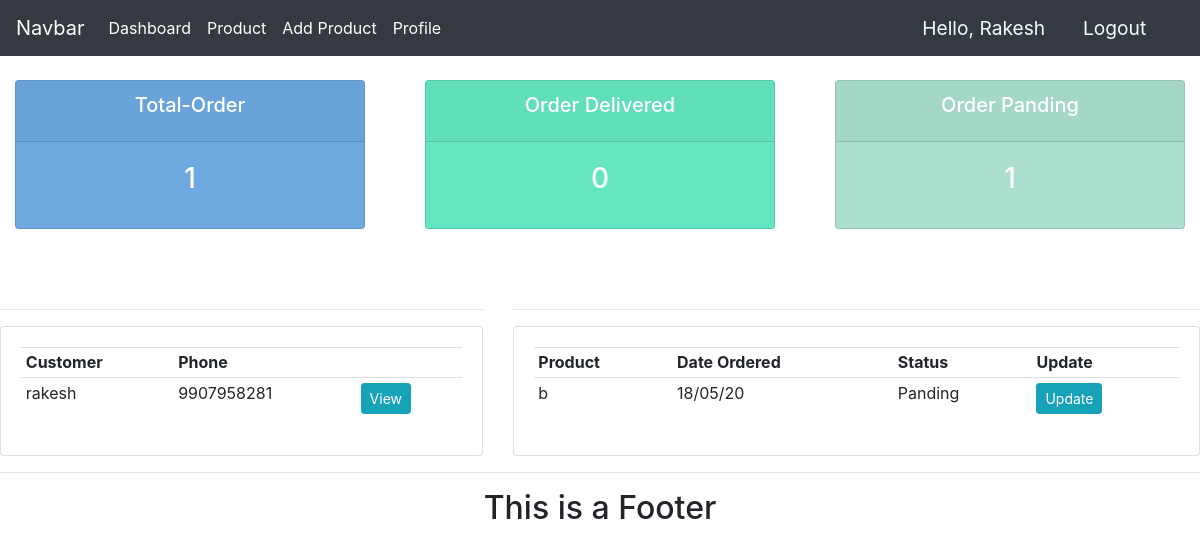
/seller/dashboard/ (signed in), run on the app's committed database.
### accounts/models.py (models this page shows)
class MyProfile(models.Model):
    type = (('customer','customer'),('seller','seller'))
    ge = (('male','Male'),('female','Female'))
    user = models.OneToOneField(to=User, on_delete=models.CASCADE)
    name = models.CharField(max_length=100,validators=[validator.name])
    gender = models.CharField(max_length=100,choices=ge)
    phone = models.CharField(max_length=100,validators=[validator.phone])
    register_type = models.CharField(max_length=100,choices=type)
    profile_pic = models.ImageField(default='facebook.jpg', upload_to='profile_pic/', null=True, blank=True)
    cr_date = models.DateTimeField(auto_now_add=True)
    def __str__(self):
        return self.name

### customer/models.py (models this page shows, shortened)
class OrderItem(models.Model):
    status = (('Panding','Panding'),('Delivered','Delivered'))
    product = models.ForeignKey(Product,on_delete=models.CASCADE)
    order = models.ForeignKey(Orders, on_delete=models.CASCADE)
    status = models.CharField(max_length=50,choices=status,default='Panding')
    quantity = models.IntegerField(default=0)
    cr_date = models.DateTimeField(auto_now_add=True)

### seller/models.py (models this page shows, shortened)
class Product(models.Model):
    Category = (('Indoor','Indoor'),('Out Door','Out Door'))
    seller = models.ForeignKey(to=MyProfile,on_delete=models.CASCADE)
    name = models.CharField(max_length=200)
    price = models.FloatField()
    Category = models.CharField(max_length=100,choices = Category)
    description = models.TextField()
    image = models.ImageField(upload_to='product/')
    cr_date = models.DateTimeField(auto_now_add=True)
    tag = models.ManyToManyField(Tag)
    slug = models.SlugField(null=True,unique=True)
    product_status = models.BooleanField(default=True)
    def __str__(self):
        return self.name

### accounts/decoratoer.py (the view)
        def wrapper_func(req, *args, **kwargs):
            group = None
            if req.user.groups.exists():
                print('group')
                group = req.user.groups.all()[0].name
                print(group)
            if group=='customer':
                return redirect(url)
            if group=='seller' or group == 'admin':
                return view_func(req, *args, **kwargs)

### accounts/decoratoer.py (called while the page is built)
def  allowed_user(allowed_roles=[]):
    def decorator(view_func):
        def wrapper_func(req, *args, **kwargs):
            group =None
            if req.user.groups.exists():
                group=req.user.groups.all()[0].name
                if group in allowed_roles:
                    return view_func(req, *args, **kwargs)
                else:
                    return HttpResponse('You are note authorized to access this page')
        return wrapper_func
    return decorator

def seller_only(url):
    def decorator(view_func):
        def wrapper_func(req, *args, **kwargs):
            group = None
            if req.user.groups.exists():
                print('group')
                group = req.user.groups.all()[0].name
                print(group)
            if group=='customer':
                return redirect(url)
            if group=='seller' or group == 'admin':
                return view_func(req, *args, **kwargs)
        return wrapper_func
    return decorator

### accounts/templatetags/account_extras.py (called while the page is built)
@register.filter(name='has_group')
def has_group(user, group_name):
    group = Group.objects.get(name=group_name)
    try:
        if group in user.groups.all():
            print('True')
            return True
    except:
        return False

### seller/views.py (called while the page is built)
@login_required(login_url='login')
@seller_only(url='user_dashboard')
@allowed_user(['seller','admin'])
def home(req):
    orderitem = OrderItem.objects.filter(product__seller=req.user.myprofile,order__complete=True,status="Panding")
    orderitem = orderitem
    orders_display = orderitem[:5]
    customer = set()
    for cu in orderitem:
        customer.add(cu.order.customer)
    total_order = orderitem.count()
    total_delivered = orderitem.filter(status='Delivered').count()
    total_panding = orderitem.filter(status='Panding').count()
    orders_display = orderitem[:5]
    context = {'orderitem':orders_display,'totalorder':total_order,'delivered':total_delivered,'panding':total_panding,'customer':customer}
    return render(req,'seller/dashboard.html',context)

### seller/templates/seller/dashboard.html (shortened to what this page needs)
{% extends 'accounts/base.html' %} {% block body %} {% include 'seller/status.html'%}
<br>
<div class='row'>
    <div class="col-md-5">
        <h5 class="text-center text-white"> CUSTOMERS: </h5>
        <hr>
        <div class="card card-body">
            <table class="table table-sm">
                <tr>
                    <th>Customer</th>
                    <th>Phone</th>
                    <th></th>
                </tr>
                {% for c in customer %}
                <tr>
                    <td>{{c}}</td>
                    <td>{{c.phone}}</td>
                    <td><a class="btn btn-sm btn-info" href="{% url 'customer_detail' c.id %}">View</a></td>
                </tr>
                {% endfor %}
            </table>
        </div>
    </div>
    <div class="col-md-7">
        <h5 class="text-center text-white"> LAST 5 ORDERS </h5>
        <hr>
        <div class="card card-body">
            <table class="table table-sm">
                <tr>
                    <th>Product</th>
                    <th>Date Ordered</th>
                    <th>Status</th>
                    <th>Update</th>
                </tr>
                {% for o in orderitem %}
                <tr>
                    <td>{{o.product}}</td>
                    <td>{{o.cr_date | date:"d/m/y"}}</td>
                    <td>{{o.status}}</td>
                    <td> <a class="btn btn-sm btn-info" href="{% url 'update_order' o.id  %}">Update</a></td>
                           </div>
                        </div>
                    </div>
                {% endfor %}
{% endblock%}

### accounts/templates/accounts/navbar.html (shortened to what this page needs)
  {% load static %}
  {% load account_extras %}
  <nav class="navbar navbar-expand-lg navbar-dark bg-dark sticky-top">
    <a class="navbar-brand" href="#">Navbar</a>
    <div class="collapse navbar-collapse" id="navbarNav">
      <ul class="navbar-nav mr-auto">
      {% if request.user.is_authenticated %}
        {% if request.user.is_staff or request.user|has_group:"seller" %}
            <li class="nav-item active">
              <a class="nav-link" href="{% url 'seller_dashboard' %}"> Dashboard </a>
            </li>
            <li class="nav-item active">
              <a class="nav-link" href="{% url 'product' %}">Product</a>
            </li>
            <li class="nav-item active">
              <a class="nav-link" href="{% url 'add_product' %}">Add Product</a>
            </li>
          {% endif %}
      <li class="nav-item active">
        <a class="nav-link" href="{% url 'accounts_settings' %}">Profile</a>
      </li>
      {% endif %}
          </ul>
        <ul class="navbar-nav ml-auto">
      {% if request.user.is_authenticated%}
          <span class="hello-mgs">Hello, {{request.user.myprofile}}</span>
          <span><a class="hello-mgs" href="{% url 'logout' %}">Logout</a></span>
     {% endif%}
  </nav>

### static/css/main.css (style rules this page uses)
body { background-color:white }

### accounts/templates/accounts/navbar.html (style rules this page uses)
.hello-mgs { font-size: larger; color: azure; margin-right: 1cm; }

### data on the page
MyProfile: name "rakesh", phone "9907958281"
OrderItem: product "b", cr_date "18/05/20", status "Panding"

### other printed values
{{ request.user.myprofile }} "Rakesh"
{{ totalorder }} "1"
{{ delivered }} "0"
{{ panding }} "1"
